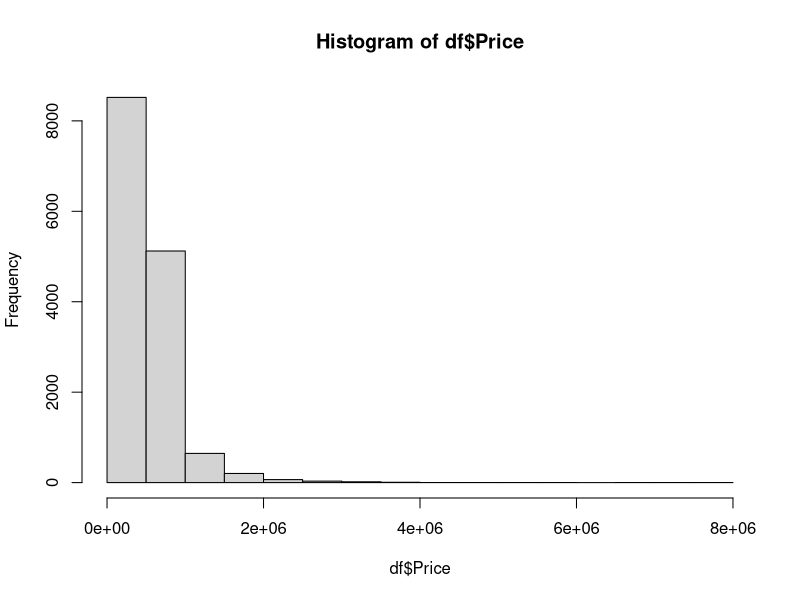
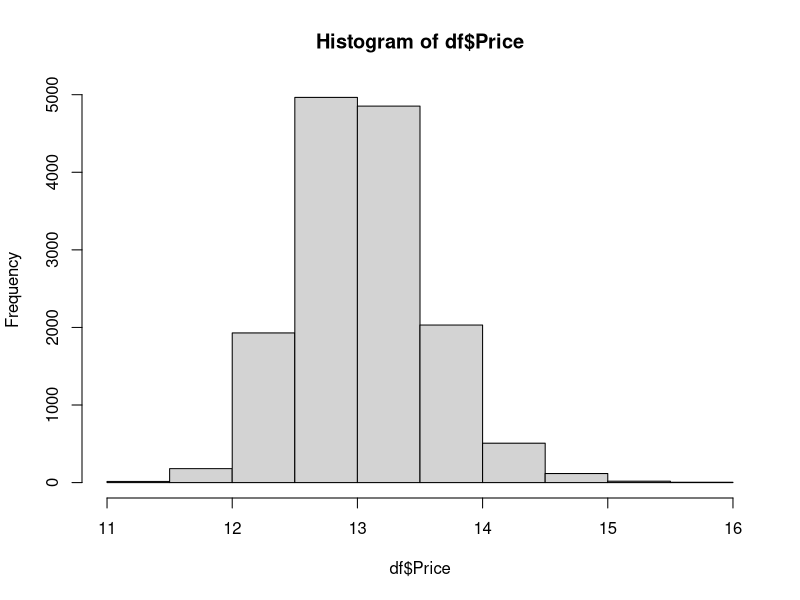

Recreate these plots in R, in order.
library(tidyverse)
library(caret)

df <- read_csv("house_price_2016.csv")

# Check for row with missing values
df %>% 
  complete.cases() %>%
  mean()

# Plot distribution of Price
hist(df$Price)

df$Price <- log(df$Price)
hist(df$Price)

split_df <- function(df,train_size=0.8){
  set.seed(42)
  n <- nrow(df)
  id <- sample(1:n,size= n*train_size)
  train_df <- df[id,]
  test_df <- df[-id,]
  list(train=train_df,test=test_df)
}

# Select variable
df <- df %>% 
  select(`number of bedrooms`,
         `living area`,
         `number of floors`,
         `grade of the house`,
         `Area of the house(excluding basement)`,
         Price)

prep_df <- split_df(df)  

train_df <- prep_df[[1]]
test_df <- prep_df[[2]]

## train model
set.seed(42)
ctrl <- trainControl(method = "cv",
                     number = 5,
                     verboseIter = TRUE)


## ridge/ lasso regression

my_grid <- expand.grid(alpha = 0:1,
                       lambda = seq(0.0005,0.05,length = 20))

set.seed(42)
glmnet_model <- train(Price ~ .,
                      data = train_df,
                      method = "glmnet",
                      preProcess =  c("center","scale"),
                      tuneGrid = my_grid,
                      trControl = ctrl)

test_p <- predict(glmnet_model,newdata = test_df)

# Calculate test error

error <- test_df$Price - test_p

# Model Evaluation on Test data

mae <- mean(abs(error))
mse <- mean(error **2)
rmse <- sqrt(mean(error **2))


# Model evaluation on Train data
train_rmse <- min(glmnet_model$results[,'RMSE'])

best_para <- glmnet_model$results %>% 
  filter(RMSE == train_rmse)

train_mae <- best_para['MAE'][[1]]


